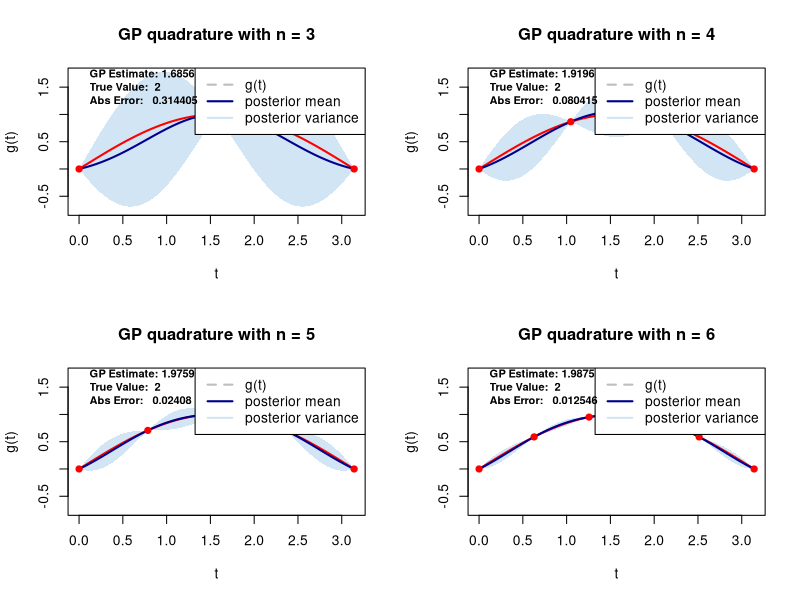

Generate this figure with R:

# Set up functions
g_true <- function(t) sin(t)
true_val <- 2 # Integral of sin(t) from 0 to pi
cov_sqexp <- function(t1, t2, l) exp(-0.5 * (t1 - t2)^2 / l^2)

# Set up variables
a <- 0; b <- pi # limits of integration
n_samples <- c(3,4,5,6)
l_param <- 0.8

# Dense grid for plotting the surrogate function g(t)
t_grid <- seq(a, b, length.out = 200)

# Create a 2x2 plotting grid
par(mfrow = c(2, 2))

for (i in 1:4){
  
    # Nodes and function evaluations
    t_nodes <- seq(a, b, length.out = n_samples[i])
    y_nodes <- g_true(t_nodes)
    
    # posterior mean and variance calculation
    C <- outer(t_nodes, t_nodes, cov_sqexp, l = l_param)
    c_star <- outer(t_grid, t_nodes, cov_sqexp, l = l_param)
    C_inv <- solve(C + diag(1e-8, n_samples[i])) 
    
    mu_post <- c_star %*% C_inv %*% y_nodes
    var_post <- 1 - rowSums((c_star %*% C_inv) * c_star)
    sd_post <- sqrt(pmax(0, var_post))
    
    # Plotting results
    plot(t_grid, g_true(t_grid), type = "n", ylim = c(-0.75, 1.75), xlim = c(a,b), 
         main = paste("GP quadrature with n =", n_samples[i]), 
         xlab = "t", ylab = "g(t)")
    
    polygon(c(t_grid, rev(t_grid)), 
            c(mu_post + 2*sd_post, rev(mu_post - 2*sd_post)), 
            col = rgb(0.1, 0.5, 0.8, 0.2), border = NA)
    
    lines(t_grid, g_true(t_grid), col = "red", lty = 1, lwd = 2) # lty instead of linetype
    lines(t_grid, mu_post, col = "darkblue", lwd = 2)             
    points(t_nodes, y_nodes, col = "red", pch = 19, cex = 1)
    
    legend("topright", legend=c("g(t)", "posterior mean", "posterior variance"),
           col=c("gray", "darkblue", rgb(0.1, 0.5, 0.8, 0.2)), lty=c(2, 1, 1), lwd=2)
    
    
    # Compute the GP quadrature estimate of I
    I <- sapply(t_nodes, function(ti) {
      integrate(function(t) cov_sqexp(t, ti, l = l_param), lower = a, upper = b)$value
    })
    
    # Calculate GP quadrature weights: w = I^T * C^-1
    weights <- t(I) %*% C_inv
    
    # Sum of (weights * observations)
    quad_estimate <- sum(weights * y_nodes)
    
    # Add numerical results to the plot
    text_x <- a + 0.025
    text_y <- 1.4
    text(text_x, text_y, pos = 4, labels = paste0(
      "GP Estimate: ", round(quad_estimate, 4), "\n",
      "True Value:  ", round(true_val, 4), "\n",
      "Abs Error:   ", round(abs(true_val - quad_estimate), 6)
    ), cex = 0.8, font = 2)

    }    
